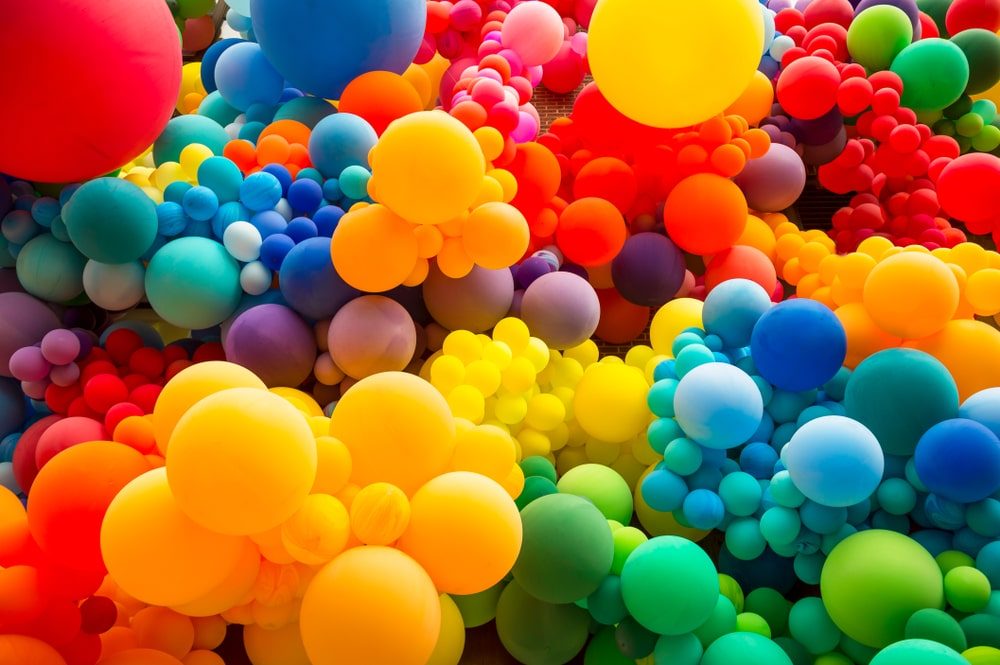
#> input picture cores.jpg, 1000 x 665 px
$ jupyter execute 'exemplo0 (1).ipynb'   (shell and % lines are left out)
#> lines starting #> are read from the running program, lines starting #| are printed output that depends on the picture
[cell 1]
import cv2
from google.colab.patches import cv2_imshow

#O calculo é média ponderada dos canais de cor RGB(vermelho, verde e azul) de
#cada pixel da imagem original. O peso médio usado é o seguinte:L = 0.299 * R + 0.587 * G + 0.114 * B

img = cv2.imread("cores.jpg", 0)
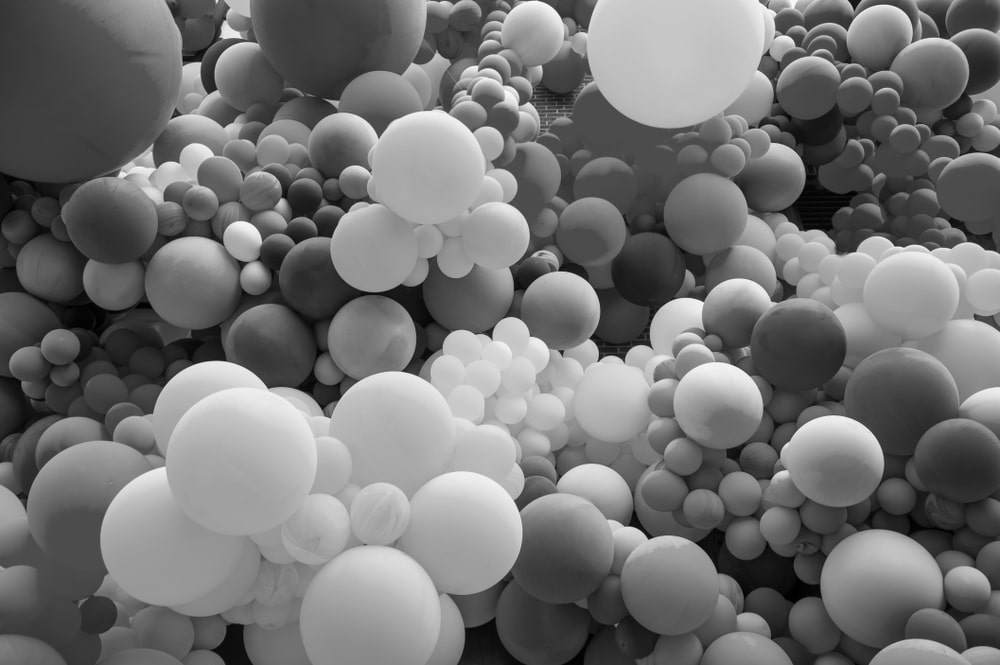
#> img: shape (665, 1000); min 0, max 255, mean 114.4
cv2_imshow(img)
